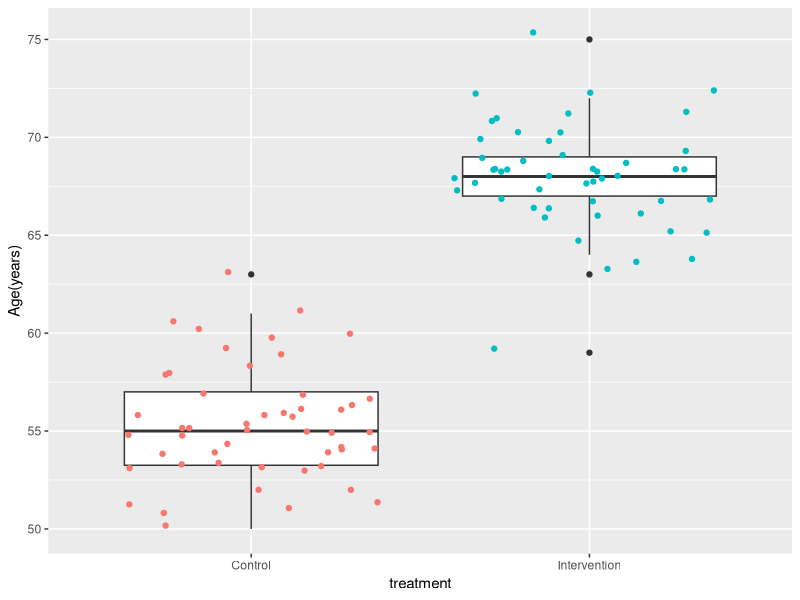

Write R code to recreate this figure.
# use this file as template for your work.
# lines 7 to 12 will be used to generate your dataset. 
# In line 7, change the numbers within the parenthesis to the number of your UF ID.
# e.g. set.seed(1234) - change to - set.seed(my UF ID number). 
#Please select lines 7 to 12 and run it.

set.seed(68681820)
df <- data.frame(
  treatment=factor(rep(c("Control", "Intervention"), each=50)),
  measurement=round(c(rnorm(50, mean=55, sd=3),
                   rnorm(50, mean=68, sd=3)))
)

#After running the code above with your UF ID you will get a dataframe called "df". The UF ID will be your generator number and 
#this will guarantee your dataset is different from any other. The boxplot will be similar but not exactly the same among students.

# Make the boxplot using the following parameters:
# 1- from your dataframe (df) use "treatment" in the x axis and "measurement" in the y axis. But, in the final figure change "measurement" to "Age (years)".
# 2- show the points representing the distribution of the data and color the points by treatment.
# 3- keep the boxes black and white
# 4- keep the x axis text horizontal (not at 45 degrees or any other inclination) and in regular font (not italic)
# 5- do not include a graph legend depicting the color of treatments.

library(ggplot2)
ggplot(df, aes(x = treatment, y = measurement))+
  geom_boxplot()+
  theme(axis.text.x = element_text(angle = 0, face =c("plain")))+
  labs(y= "Age(years)")+
  geom_jitter(aes(color = treatment))+
  theme(legend.position = "none")
 
  


  
  
  
